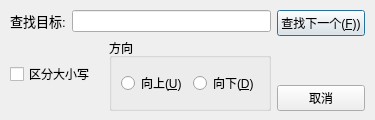
<?xml version="1.0" encoding="UTF-8"?>
<ui version="4.0">
 <class>FindDialog</class>
 <widget class="QDialog" name="FindDialog">
  <property name="geometry">
   <rect>
    <x>0</x>
    <y>0</y>
    <width>375</width>
    <height>120</height>
   </rect>
  </property>
  <property name="minimumSize">
   <size>
    <width>375</width>
    <height>120</height>
   </size>
  </property>
  <property name="maximumSize">
   <size>
    <width>375</width>
    <height>120</height>
   </size>
  </property>
  <property name="windowTitle">
   <string>查找</string>
  </property>
  <widget class="QWidget" name="layoutWidget">
   <property name="geometry">
    <rect>
     <x>10</x>
     <y>10</y>
     <width>355</width>
     <height>101</height>
    </rect>
   </property>
   <layout class="QHBoxLayout" name="horizontalLayout_4">
    <item>
     <layout class="QVBoxLayout" name="verticalLayout_2">
      <item>
       <layout class="QHBoxLayout" name="horizontalLayout">
        <item>
         <widget class="QLabel" name="label">
          <property name="font">
           <font>
            <pointsize>10</pointsize>
           </font>
          </property>
          <property name="text">
           <string>查找目标:</string>
          </property>
         </widget>
        </item>
        <item>
         <widget class="QLineEdit" name="searchText"/>
        </item>
       </layout>
      </item>
      <item>
       <layout class="QHBoxLayout" name="horizontalLayout_3">
        <item>
         <widget class="QCheckBox" name="cbCaseSensitive">
          <property name="text">
           <string>区分大小写</string>
          </property>
         </widget>
        </item>
        <item>
         <widget class="QGroupBox" name="groupBox">
          <property name="title">
           <string>方向</string>
          </property>
          <layout class="QHBoxLayout" name="horizontalLayout_2">
           <item>
            <widget class="QRadioButton" name="rbUp">
             <property name="text">
              <string>向上(&amp;U)</string>
             </property>
            </widget>
           </item>
           <item>
            <widget class="QRadioButton" name="rbDown">
             <property name="text">
              <string>向下(&amp;D)</string>
             </property>
            </widget>
           </item>
          </layout>
         </widget>
        </item>
       </layout>
      </item>
     </layout>
    </item>
    <item>
     <layout class="QVBoxLayout" name="verticalLayout">
      <item>
       <widget class="QPushButton" name="btFindNext">
        <property name="text">
         <string>查找下一个(&amp;F))</string>
        </property>
       </widget>
      </item>
      <item>
       <spacer name="verticalSpacer">
        <property name="orientation">
         <enum>Qt::Orientation::Vertical</enum>
        </property>
        <property name="sizeHint" stdset="0">
         <size>
          <width>20</width>
          <height>40</height>
         </size>
        </property>
       </spacer>
      </item>
      <item>
       <widget class="QPushButton" name="btCancel">
        <property name="text">
         <string>取消</string>
        </property>
       </widget>
      </item>
     </layout>
    </item>
   </layout>
  </widget>
 </widget>
 <resources/>
 <connections/>
</ui>
